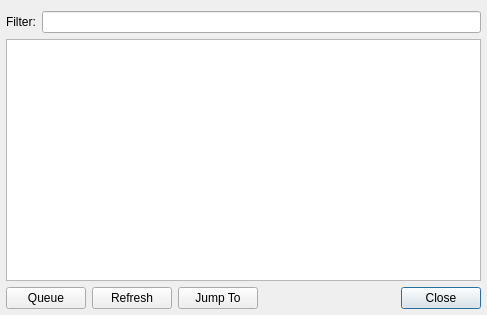
<?xml version="1.0" encoding="UTF-8"?>
<ui version="4.0">
 <class>JumpToTrackDialog</class>
 <widget class="QDialog" name="JumpToTrackDialog">
  <property name="geometry">
   <rect>
    <x>0</x>
    <y>0</y>
    <width>487</width>
    <height>315</height>
   </rect>
  </property>
  <property name="windowTitle">
   <string>Jump To Track</string>
  </property>
  <layout class="QVBoxLayout" name="verticalLayout">
   <property name="leftMargin">
    <number>6</number>
   </property>
   <property name="rightMargin">
    <number>6</number>
   </property>
   <property name="bottomMargin">
    <number>6</number>
   </property>
   <item>
    <layout class="QHBoxLayout">
     <property name="spacing">
      <number>6</number>
     </property>
     <property name="margin">
      <number>0</number>
     </property>
     <item>
      <widget class="QLabel" name="label">
       <property name="text">
        <string>Filter:</string>
       </property>
      </widget>
     </item>
     <item>
      <widget class="QLineEdit" name="filterLineEdit"/>
     </item>
    </layout>
   </item>
   <item>
    <widget class="QListView" name="songsListView">
     <property name="editTriggers">
      <set>QAbstractItemView::NoEditTriggers</set>
     </property>
     <property name="alternatingRowColors">
      <bool>true</bool>
     </property>
     <property name="selectionBehavior">
      <enum>QAbstractItemView::SelectRows</enum>
     </property>
    </widget>
   </item>
   <item>
    <layout class="QHBoxLayout" name="horizontalLayout">
     <item>
      <widget class="QPushButton" name="queuePushButton">
       <property name="sizePolicy">
        <sizepolicy hsizetype="Minimum" vsizetype="Preferred">
         <horstretch>0</horstretch>
         <verstretch>0</verstretch>
        </sizepolicy>
       </property>
       <property name="focusPolicy">
        <enum>Qt::NoFocus</enum>
       </property>
       <property name="text">
        <string>Queue</string>
       </property>
      </widget>
     </item>
     <item>
      <widget class="QPushButton" name="refreshPushButton">
       <property name="sizePolicy">
        <sizepolicy hsizetype="Minimum" vsizetype="Preferred">
         <horstretch>0</horstretch>
         <verstretch>0</verstretch>
        </sizepolicy>
       </property>
       <property name="focusPolicy">
        <enum>Qt::NoFocus</enum>
       </property>
       <property name="text">
        <string>Refresh</string>
       </property>
      </widget>
     </item>
     <item>
      <widget class="QPushButton" name="jumpToPushButton">
       <property name="sizePolicy">
        <sizepolicy hsizetype="Minimum" vsizetype="Preferred">
         <horstretch>0</horstretch>
         <verstretch>0</verstretch>
        </sizepolicy>
       </property>
       <property name="focusPolicy">
        <enum>Qt::NoFocus</enum>
       </property>
       <property name="text">
        <string>Jump To</string>
       </property>
      </widget>
     </item>
     <item>
      <widget class="QDialogButtonBox" name="buttonBox">
       <property name="sizePolicy">
        <sizepolicy hsizetype="Minimum" vsizetype="Fixed">
         <horstretch>0</horstretch>
         <verstretch>0</verstretch>
        </sizepolicy>
       </property>
       <property name="focusPolicy">
        <enum>Qt::NoFocus</enum>
       </property>
       <property name="standardButtons">
        <set>QDialogButtonBox::Close</set>
       </property>
      </widget>
     </item>
    </layout>
   </item>
  </layout>
 </widget>
 <tabstops>
  <tabstop>filterLineEdit</tabstop>
  <tabstop>songsListView</tabstop>
  <tabstop>queuePushButton</tabstop>
  <tabstop>refreshPushButton</tabstop>
  <tabstop>jumpToPushButton</tabstop>
  <tabstop>buttonBox</tabstop>
 </tabstops>
 <resources/>
 <connections>
  <connection>
   <sender>buttonBox</sender>
   <signal>rejected()</signal>
   <receiver>JumpToTrackDialog</receiver>
   <slot>close()</slot>
   <hints>
    <hint type="sourcelabel">
     <x>457</x>
     <y>294</y>
    </hint>
    <hint type="destinationlabel">
     <x>481</x>
     <y>279</y>
    </hint>
   </hints>
  </connection>
 </connections>
</ui>
